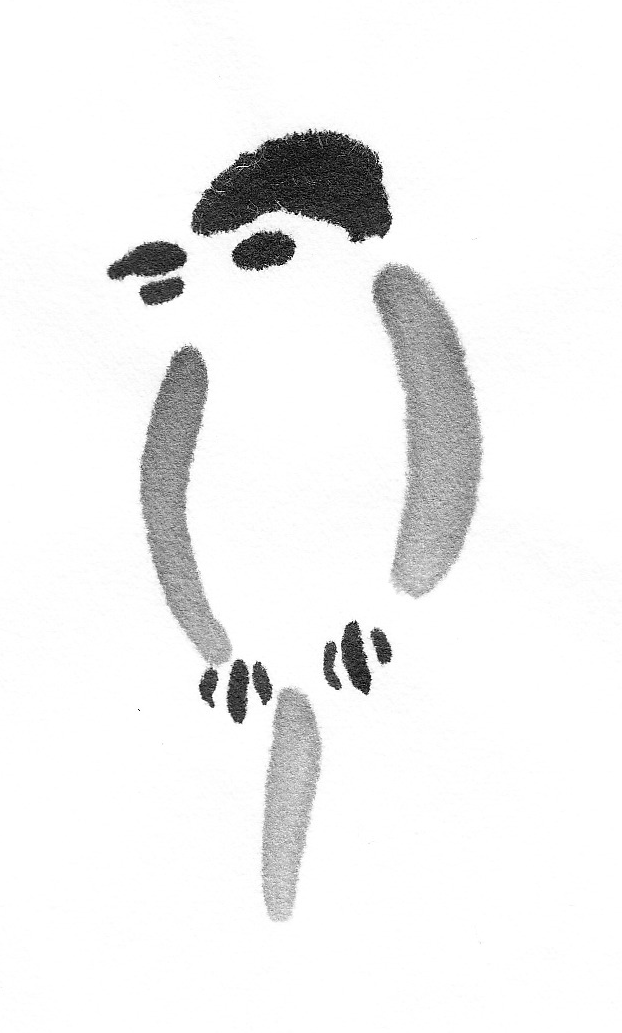
#> input picture segmentation/bird.png, 622 x 1033 px
$ python main.py
#> lines starting #> are read from the running program, lines starting #| are printed output that depends on the picture
import numpy as np
import matplotlib.pyplot as plt
import matplotlib.image as mpimg
from skimage.filters import sobel
from skimage import morphology
from skimage.color import label2rgb
from scipy import ndimage as ndi


# http://scikit-image.org/docs/dev/auto_examples/xx_applications/plot_coins_segmentation.html

def rgb2gray(rgb):
    return np.dot(rgb[...,:3], [0.299, 0.587, 0.114])

img = mpimg.imread('bird.png')
#> img is the input picture: shape (1033, 622, 4) float32; mean R, G, B, A 0.944, 0.944, 0.944, 1
# img = ndi.gaussian_filter(img, sigma=(2, 2, 0), order=0)    # Gaussian smoothing
img = ndi.median_filter(img, 5)
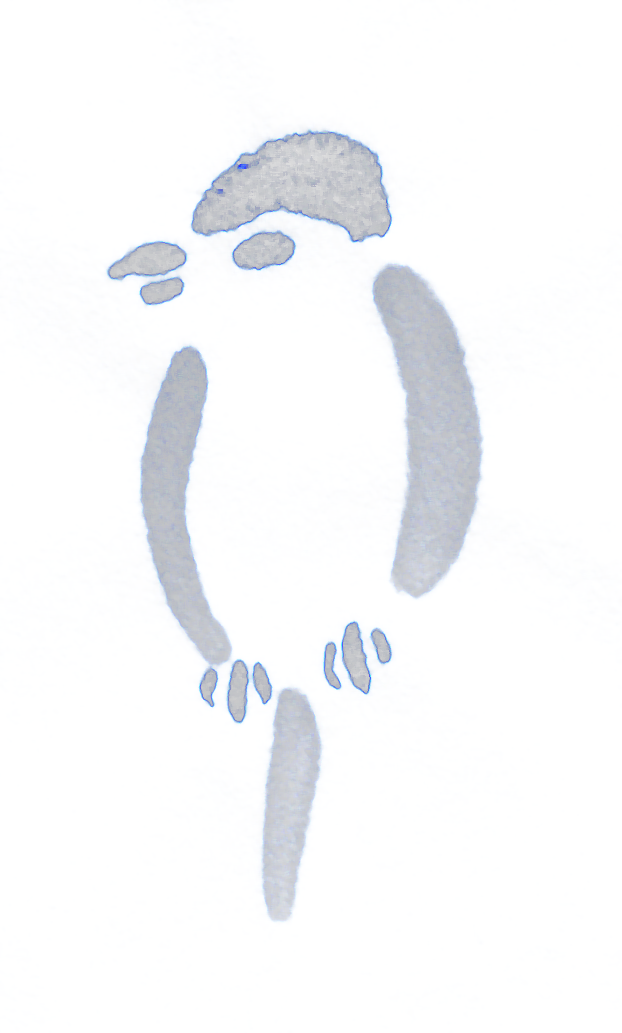
#> img: shape (1033, 622, 4) float32; mean R, G, B, A 0.945, 0.95, 0.958, 0.958; transparent parts drawn white
gray = rgb2gray(img)                        # convert to grayscale
# plt.imshow(gray, cmap = plt.get_cmap('gray'))
# plt.show()

gray = np.rint(255.0-gray*255.0)        # round to 0 - 255 values and invert
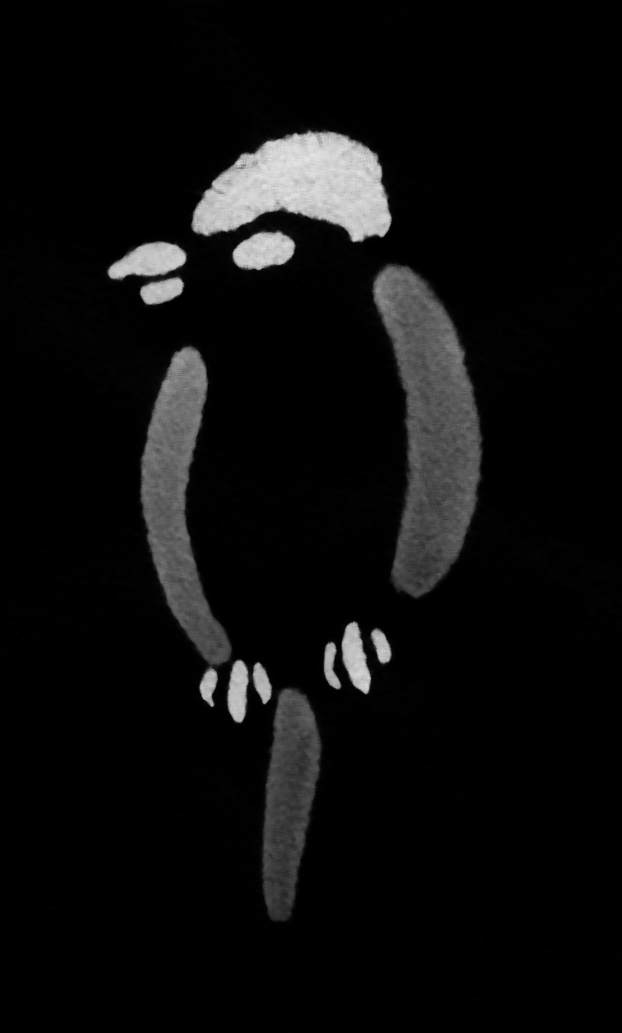
#> gray: shape (1033, 622) float64; min 0, max 229, mean 13
# print(gray)

elevation_map = sobel(gray)
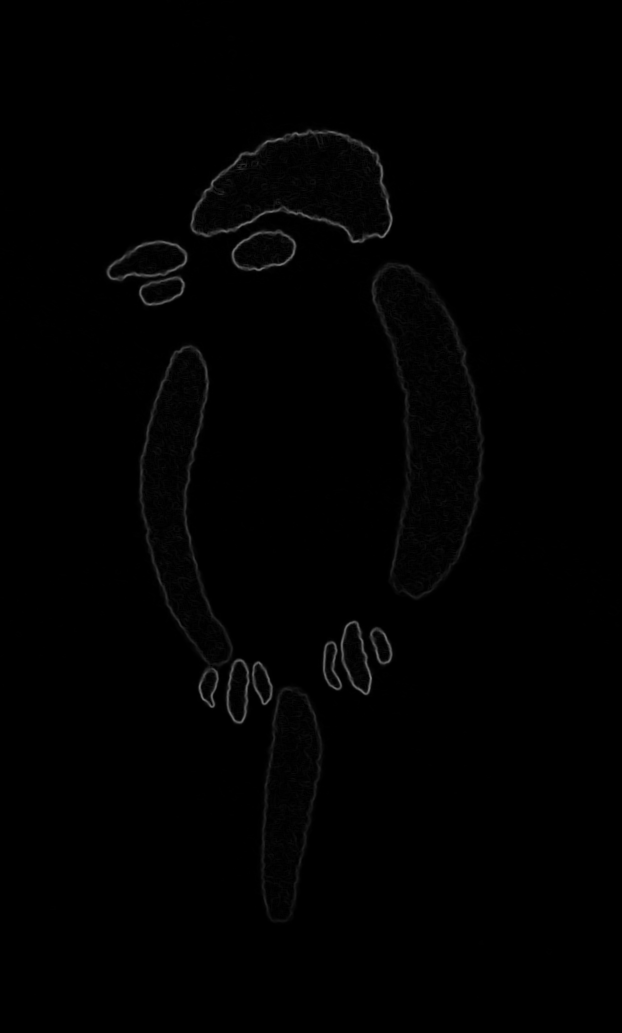
#> elevation_map: shape (1033, 622) float64; min 0, max 123.5, mean 1.6

# [10 lines of commented-out code are left out]

markers = np.zeros_like(gray)
markers[gray < 30] = 1
markers[gray > 150] = 2
print(markers)

#> (the run stopped early here; a loop or call above may not have finished)
